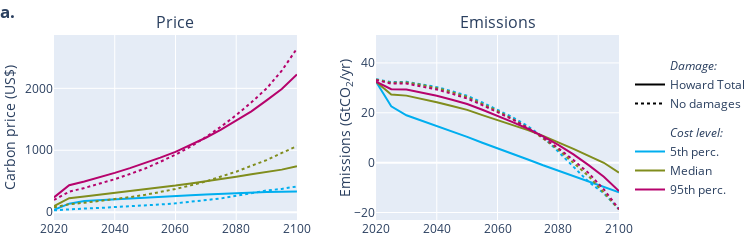
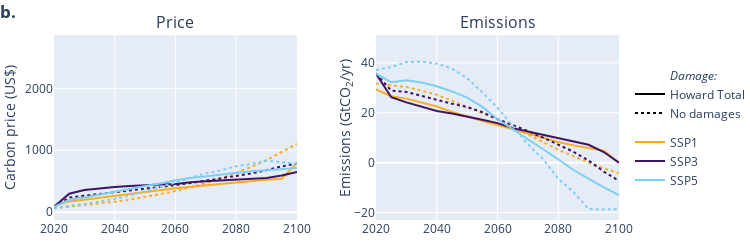
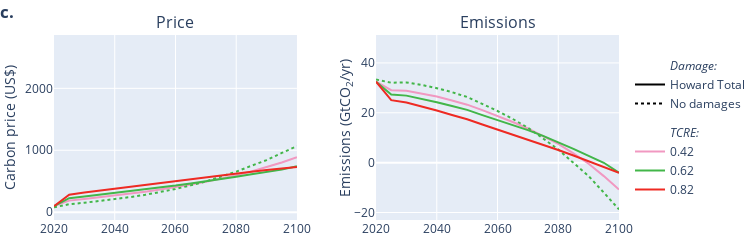
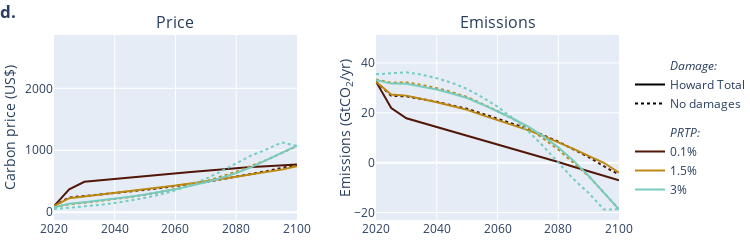

Write notebook code for charts like these, in order.
### Markdown cell above
## Individual factors

### Code cell
lowdamage = 'No damages'

fig1 = plot_individual(df_CE, 'cost_level', letter='a', legend_title='Cost level', lowdamage=lowdamage, r=default_r, elasmu=default_elasmu)
fig1.show()

fig2 = plot_individual(df_CE, 'SSP', ['SSP1', 'SSP3', 'SSP5'], 3, letter='b', lowdamage=lowdamage, r=default_r, elasmu=default_elasmu)
fig2.show()

fig3 = plot_individual(df_CE, 'TCRE', 'all', 6, letter='c', legend_title='TCRE', lowdamage=lowdamage, r=default_r, elasmu=default_elasmu)
fig3.show()

fig4 = plot_individual(df_CE, param_columns[-1], 'all', 11, letter='d', legend_title='PRTP', lowdamage=lowdamage, elasmu=default_elasmu)
fig4.show()

### Figure 1 — Plotly figure (JSON) as saved in the notebook; plotly's stock layout.template omitted (floating-point values rounded to 4 significant figures)
{"data": [{"legendgroup": "damage", "line": {"color": "rgba(0,0,0,0)"}, "mode": "lines", "name": "<i>Damage:</i>", "type": "scatter", "x": [null], "y": [null]}, {"hovertemplate": "cost_level=5th perc.<br>damage=Howard Total<br>name=SSP2 damageHowardTotal 0.00062 p05 0.015<br>year=%{x}<br>p=%{y}<extra></extra>", "legendgroup": "all", "line": {"color": "#00AEEF", "dash": "solid"}, "mode": "lines", "name": "5th perc.", "orientation": "v", "showlegend": false, "type": "scatter", "x": [2020, 2025, 2030, 2035, 2040, 2045, 2050, 2055, 2060, 2065, 2070, 2075, 2080, 2085, 2090, 2095, 2100], "xaxis": "x", "y": [37.98, 137.0, 178.1, 193.4, 207.9, 222.7, 235.7, 249.6, 261.1, 274.7, 285.9, 297.6, 306.6, 316.5, 323.6, 330.6, 335.4], "yaxis": "y"}, {"legendgroup": "damage", "line": {"color": "#000", "dash": "solid"}, "mode": "lines", "name": "Howard Total", "showlegend": true, "type": "scatter", "x": [null], "xaxis": "x", "y": [null], "yaxis": "y"}, {"hovertemplate": "cost_level=5th perc.<br>damage=No damages<br>name=SSP2 nodamage 0.00062 p05 0.015<br>year=%{x}<br>p=%{y}<extra></extra>", "legendgroup": "all", "line": {"color": "#00AEEF", "dash": "dot"}, "mode": "lines", "name": "5th perc.", "orientation": "v", "showlegend": false, "type": "scatter", "x": [2020, 2025, 2030, 2035, 2040, 2045, 2050, 2055, 2060, 2065, 2070, 2075, 2080, 2085, 2090, 2095, 2100], "xaxis": "x", "y": [29.68, 48.61, 57.94, 67.9, 79.24, 92.31, 106.6, 123.7, 142.3, 165.1, 190.5, 221.0, 264.2, 308.4, 350.0, 375.4, 415.6], "yaxis": "y"}, {"legendgroup": "damage", "line": {"color": "#000", "dash": "dot"}, "mode": "lines", "name": "No damages", "showlegend": true, "type": "scatter", "x": [null], "xaxis": "x", "y": [null], "yaxis": "y"}, {"hovertemplate": "cost_level=Median<br>damage=Howard Total<br>name=SSP2 damageHowardTotal 0.00062 p50 0.015<br>year=%{x}<br>p=%{y}<extra></extra>", "legendgroup": "all", "line": {"color": "#808D1D", "dash": "solid"}, "mode": "lines", "name": "Median", "orientation": "v", "showlegend": false, "type": "scatter", "x": [2020, 2025, 2030, 2035, 2040, 2045, 2050, 2055, 2060, 2065, 2070, 2075, 2080, 2085, 2090, 2095, 2100], "xaxis": "x", "y": [97.13, 225.9, 253.0, 281.3, 310.4, 339.0, 367.2, 400.2, 429.0, 464.5, 496.4, 533.4, 570.8, 611.6, 650.7, 686.8, 742.5], "yaxis": "y"}, {"hovertemplate": "cost_level=Median<br>damage=No damages<br>name=SSP2 nodamage 0.00062 p50 0.015<br>year=%{x}<br>p=%{y}<extra></extra>", "legendgroup": "all", "line": {"color": "#808D1D", "dash": "dot"}, "mode": "lines", "name": "Median", "orientation": "v", "showlegend": false, "type": "scatter", "x": [2020, 2025, 2030, 2035, 2040, 2045, 2050, 2055, 2060, 2065, 2070, 2075, 2080, 2085, 2090, 2095, 2100], "xaxis": "x", "y": [77.37, 128.4, 151.5, 178.1, 209.2, 242.1, 279.6, 324.6, 373.5, 432.7, 496.4, 575.7, 653.6, 749.3, 840.2, 956.3, 1068.0], "yaxis": "y"}, {"hovertemplate": "cost_level=95th perc.<br>damage=Howard Total<br>name=SSP2 damageHowardTotal 0.00062 p95 0.015<br>year=%{x}<br>p=%{y}<extra></extra>", "legendgroup": "all", "line": {"color": "#B6036C", "dash": "solid"}, "mode": "lines", "name": "95th perc.", "orientation": "v", "showlegend": false, "type": "scatter", "x": [2020, 2025, 2030, 2035, 2040, 2045, 2050, 2055, 2060, 2065, 2070, 2075, 2080, 2085, 2090, 2095, 2100], "xaxis": "x", "y": [238.5, 434.5, 495.8, 563.2, 634.6, 711.5, 789.6, 879.9, 974.6, 1088.0, 1202.0, 1332.0, 1474.0, 1629.0, 1805.0, 1989.0, 2225.0], "yaxis": "y"}, {"hovertemplate": "cost_level=95th perc.<br>damage=No damages<br>name=SSP2 nodamage 0.00062 p95 0.015<br>year=%{x}<br>p=%{y}<extra></extra>", "legendgroup": "all", "line": {"color": "#B6036C", "dash": "dot"}, "mode": "lines", "name": "95th perc.", "orientation": "v", "showlegend": false, "type": "scatter", "x": [2020, 2025, 2030, 2035, 2040, 2045, 2050, 2055, 2060, 2065, 2070, 2075, 2080, 2085, 2090, 2095, 2100], "xaxis": "x", "y": [197.1, 329.4, 390.6, 456.4, 531.5, 616.2, 705.0, 813.9, 927.8, 1060.0, 1212.0, 1382.0, 1567.0, 1774.0, 1997.0, 2285.0, 2644.0], "yaxis": "y"}, {"legendgroup": "all", "line": {"color": "rgba(0,0,0,0)"}, "mode": "lines", "name": "<i>Cost level:</i>", "type": "scatter", "x": [null], "y": [null]}, {"hovertemplate": "cost_level=5th perc.<br>damage=Howard Total<br>name=SSP2 damageHowardTotal 0.00062 p05 0.015<br>year=%{x}<br>E=%{y}<extra></extra>", "legendgroup": "all", "line": {"color": "#00AEEF", "dash": "solid"}, "mode": "lines", "name": "5th perc.", "orientation": "v", "showlegend": true, "type": "scatter", "x": [2020, 2025, 2030, 2035, 2040, 2045, 2050, 2055, 2060, 2065, 2070, 2075, 2080, 2085, 2090, 2095, 2100], "xaxis": "x2", "y": [32.48, 22.59, 18.99, 16.86, 14.74, 12.49, 10.35, 7.967, 5.813, 3.472, 1.288, -1.048, -3.191, -5.506, -7.601, -9.841, -11.93], "yaxis": "y2"}, {"hovertemplate": "cost_level=5th perc.<br>damage=No damages<br>name=SSP2 nodamage 0.00062 p05 0.015<br>year=%{x}<br>E=%{y}<extra></extra>", "legendgroup": "all", "line": {"color": "#00AEEF", "dash": "dot"}, "mode": "lines", "name": "5th perc.", "orientation": "v", "showlegend": false, "type": "scatter", "x": [2020, 2025, 2030, 2035, 2040, 2045, 2050, 2055, 2060, 2065, 2070, 2075, 2080, 2085, 2090, 2095, 2100], "xaxis": "x2", "y": [33.44, 32.28, 32.4, 31.49, 30.29, 28.66, 26.79, 24.14, 21.31, 18.17, 14.59, 10.31, 4.421, -1.718, -7.716, -12.29, -18.73], "yaxis": "y2"}, {"hovertemplate": "cost_level=Median<br>damage=Howard Total<br>name=SSP2 damageHowardTotal 0.00062 p50 0.015<br>year=%{x}<br>E=%{y}<extra></extra>", "legendgroup": "all", "line": {"color": "#808D1D", "dash": "solid"}, "mode": "lines", "name": "Median", "orientation": "v", "showlegend": true, "type": "scatter", "x": [2020, 2025, 2030, 2035, 2040, 2045, 2050, 2055, 2060, 2065, 2070, 2075, 2080, 2085, 2090, 2095, 2100], "xaxis": "x2", "y": [32.48, 27.28, 26.88, 25.62, 24.25, 22.73, 21.15, 19.05, 17.12, 15.05, 13.04, 10.73, 8.266, 5.511, 2.717, -0.05076, -3.991], "yaxis": "y2"}, {"hovertemplate": "cost_level=Median<br>damage=No damages<br>name=SSP2 nodamage 0.00062 p50 0.015<br>year=%{x}<br>E=%{y}<extra></extra>", "legendgroup": "all", "line": {"color": "#808D1D", "dash": "dot"}, "mode": "lines", "name": "Median", "orientation": "v", "showlegend": false, "type": "scatter", "x": [2020, 2025, 2030, 2035, 2040, 2045, 2050, 2055, 2060, 2065, 2070, 2075, 2080, 2085, 2090, 2095, 2100], "xaxis": "x2", "y": [33.34, 32.04, 32.19, 31.19, 29.87, 28.26, 26.32, 23.62, 20.72, 17.53, 14.02, 9.692, 5.277, -0.08505, -5.382, -12.02, -18.74], "yaxis": "y2"}, {"hovertemplate": "cost_level=95th perc.<br>damage=Howard Total<br>name=SSP2 damageHowardTotal 0.00062 p95 0.015<br>year=%{x}<br>E=%{y}<extra></extra>", "legendgroup": "all", "line": {"color": "#B6036C", "dash": "solid"}, "mode": "lines", "name": "95th perc.", "orientation": "v", "showlegend": true, "type": "scatter", "x": [2020, 2025, 2030, 2035, 2040, 2045, 2050, 2055, 2060, 2065, 2070, 2075, 2080, 2085, 2090, 2095, 2100], "xaxis": "x2", "y": [32.48, 29.47, 29.3, 28.15, 26.83, 25.22, 23.52, 21.22, 18.83, 16.28, 13.6, 10.53, 7.112, 3.304, -1.002, -5.633, -11.41], "yaxis": "y2"}, {"hovertemplate": "cost_level=95th perc.<br>damage=No damages<br>name=SSP2 nodamage 0.00062 p95 0.015<br>year=%{x}<br>E=%{y}<extra></extra>", "legendgroup": "all", "line": {"color": "#B6036C", "dash": "dot"}, "mode": "lines", "name": "95th perc.", "orientation": "v", "showlegend": false, "type": "scatter", "x": [2020, 2025, 2030, 2035, 2040, 2045, 2050, 2055, 2060, 2065, 2070, 2075, 2080, 2085, 2090, 2095, 2100], "xaxis": "x2", "y": [33.15, 31.7, 31.7, 30.67, 29.34, 27.62, 25.73, 23.06, 20.28, 17.36, 13.92, 10.08, 5.808, 1.014, -4.197, -10.74, -18.66], "yaxis": "y2"}], "layout": {"annotations": [{"font": {"size": 16}, "showarrow": false, "text": "Price", "x": 0.215, "xanchor": "center", "xref": "paper", "y": 1, "yanchor": "bottom", "yref": "paper"}, {"font": {"size": 16}, "showarrow": false, "text": "Emissions", "x": 0.785, "xanchor": "center", "xref": "paper", "y": 1, "yanchor": "bottom", "yref": "paper"}], "height": 250, "legend": {"y": 0.5}, "margin": {"b": 30, "l": 0, "t": 35}, "title": {"text": "<b>a.</b>", "x": 0}, "width": 750, "xaxis": {"anchor": "y", "domain": [0, 0.43], "range": [2020, 2100]}, "xaxis2": {"anchor": "y2", "domain": [0.57, 1], "range": [2020, 2100]}, "yaxis": {"anchor": "x", "domain": [0, 1], "range": [-127, 2862], "title": {"text": "Carbon price (US$)"}}, "yaxis2": {"anchor": "x2", "domain": [0, 1], "range": [-23, 51.19], "title": {"standoff": 0, "text": "Emissions (GtCO<sub>2</sub>/yr)"}}}}

### Figure 2 — Plotly figure (JSON) as saved in the notebook; plotly's stock layout.template omitted (floating-point values rounded to 4 significant figures)
{"data": [{"legendgroup": "damage", "line": {"color": "rgba(0,0,0,0)"}, "mode": "lines", "name": "<i>Damage:</i>", "type": "scatter", "x": [null], "y": [null]}, {"hovertemplate": "SSP=SSP1<br>damage=Howard Total<br>name=SSP1 damageHowardTotal 0.00062 p50 0.015<br>year=%{x}<br>p=%{y}<extra></extra>", "legendgroup": "all", "line": {"color": "#FAAD1E", "dash": "solid"}, "mode": "lines", "name": "SSP1", "orientation": "v", "showlegend": false, "type": "scatter", "x": [2020, 2025, 2030, 2035, 2040, 2045, 2050, 2055, 2060, 2065, 2070, 2075, 2080, 2085, 2090, 2095, 2100], "xaxis": "x", "y": [103.6, 173.3, 200.3, 232.7, 265.4, 297.9, 327.7, 357.6, 384.6, 411.2, 435.6, 458.6, 480.2, 501.5, 521.8, 540.0, 796.5], "yaxis": "y"}, {"legendgroup": "damage", "line": {"color": "#000", "dash": "solid"}, "mode": "lines", "name": "Howard Total", "showlegend": true, "type": "scatter", "x": [null], "xaxis": "x", "y": [null], "yaxis": "y"}, {"hovertemplate": "SSP=SSP1<br>damage=No damages<br>name=SSP1 nodamage 0.00062 p50 0.015<br>year=%{x}<br>p=%{y}<extra></extra>", "legendgroup": "all", "line": {"color": "#FAAD1E", "dash": "dot"}, "mode": "lines", "name": "SSP1", "orientation": "v", "showlegend": false, "type": "scatter", "x": [2020, 2025, 2030, 2035, 2040, 2045, 2050, 2055, 2060, 2065, 2070, 2075, 2080, 2085, 2090, 2095, 2100], "xaxis": "x", "y": [62.9, 88.37, 109.0, 136.3, 168.2, 203.7, 243.9, 291.0, 341.5, 400.1, 467.6, 542.6, 631.0, 730.8, 840.8, 972.5, 1104.0], "yaxis": "y"}, {"legendgroup": "damage", "line": {"color": "#000", "dash": "dot"}, "mode": "lines", "name": "No damages", "showlegend": true, "type": "scatter", "x": [null], "xaxis": "x", "y": [null], "yaxis": "y"}, {"hovertemplate": "SSP=SSP3<br>damage=Howard Total<br>name=SSP3 damageHowardTotal 0.00062 p50 0.015<br>year=%{x}<br>p=%{y}<extra></extra>", "legendgroup": "all", "line": {"color": "#3F1464", "dash": "solid"}, "mode": "lines", "name": "SSP3", "orientation": "v", "showlegend": false, "type": "scatter", "x": [2020, 2025, 2030, 2035, 2040, 2045, 2050, 2055, 2060, 2065, 2070, 2075, 2080, 2085, 2090, 2095, 2100], "xaxis": "x", "y": [84.31, 296.6, 357.0, 382.8, 405.2, 421.3, 437.4, 445.0, 454.1, 482.9, 497.9, 511.8, 524.9, 538.4, 551.4, 590.6, 650.2], "yaxis": "y"}, {"hovertemplate": "SSP=SSP3<br>damage=No damages<br>name=SSP3 nodamage 0.00062 p50 0.015<br>year=%{x}<br>p=%{y}<extra></extra>", "legendgroup": "all", "line": {"color": "#3F1464", "dash": "dot"}, "mode": "lines", "name": "SSP3", "orientation": "v", "showlegend": false, "type": "scatter", "x": [2020, 2025, 2030, 2035, 2040, 2045, 2050, 2055, 2060, 2065, 2070, 2075, 2080, 2085, 2090, 2095, 2100], "xaxis": "x", "y": [83.89, 234.3, 265.5, 292.7, 321.9, 349.2, 374.7, 396.9, 436.2, 471.0, 505.5, 545.5, 585.6, 625.7, 676.1, 739.6, 784.6], "yaxis": "y"}, {"hovertemplate": "SSP=SSP5<br>damage=Howard Total<br>name=SSP5 damageHowardTotal 0.00062 p50 0.015<br>year=%{x}<br>p=%{y}<extra></extra>", "legendgroup": "all", "line": {"color": "#7CCFF2", "dash": "solid"}, "mode": "lines", "name": "SSP5", "orientation": "v", "showlegend": false, "type": "scatter", "x": [2020, 2025, 2030, 2035, 2040, 2045, 2050, 2055, 2060, 2065, 2070, 2075, 2080, 2085, 2090, 2095, 2100], "xaxis": "x", "y": [83.89, 202.0, 238.1, 286.7, 332.1, 379.7, 421.9, 462.9, 516.1, 553.2, 581.9, 609.5, 632.1, 659.4, 678.1, 696.1, 712.1], "yaxis": "y"}, {"hovertemplate": "SSP=SSP5<br>damage=No damages<br>name=SSP5 nodamage 0.00062 p50 0.015<br>year=%{x}<br>p=%{y}<extra></extra>", "legendgroup": "all", "line": {"color": "#7CCFF2", "dash": "dot"}, "mode": "lines", "name": "SSP5", "orientation": "v", "showlegend": false, "type": "scatter", "x": [2020, 2025, 2030, 2035, 2040, 2045, 2050, 2055, 2060, 2065, 2070, 2075, 2080, 2085, 2090, 2095, 2100], "xaxis": "x", "y": [58.28, 103.5, 131.4, 170.2, 214.2, 268.8, 336.6, 406.5, 477.0, 557.4, 628.8, 674.4, 742.7, 777.8, 833.2, 806.3, 780.5], "yaxis": "y"}, {"hovertemplate": "SSP=SSP1<br>damage=Howard Total<br>name=SSP1 damageHowardTotal 0.00062 p50 0.015<br>year=%{x}<br>E=%{y}<extra></extra>", "legendgroup": "all", "line": {"color": "#FAAD1E", "dash": "solid"}, "mode": "lines", "name": "SSP1", "orientation": "v", "showlegend": true, "type": "scatter", "x": [2020, 2025, 2030, 2035, 2040, 2045, 2050, 2055, 2060, 2065, 2070, 2075, 2080, 2085, 2090, 2095, 2100], "xaxis": "x2", "y": [29.36, 26.58, 25.67, 24.09, 22.5, 20.37, 18.44, 16.68, 15.1, 13.35, 11.78, 9.906, 8.267, 6.925, 5.745, 4.802, -7.237e-07], "yaxis": "y2"}, {"hovertemplate": "SSP=SSP1<br>damage=No damages<br>name=SSP1 nodamage 0.00062 p50 0.015<br>year=%{x}<br>E=%{y}<extra></extra>", "legendgroup": "all", "line": {"color": "#FAAD1E", "dash": "dot"}, "mode": "lines", "name": "SSP1", "orientation": "v", "showlegend": false, "type": "scatter", "x": [2020, 2025, 2030, 2035, 2040, 2045, 2050, 2055, 2060, 2065, 2070, 2075, 2080, 2085, 2090, 2095, 2100], "xaxis": "x2", "y": [31.73, 30.88, 30.31, 28.88, 27.26, 24.82, 22.32, 19.82, 17.32, 14.43, 11.49, 8.232, 5.163, 2.435, -0.001816, -2.326, -4.198], "yaxis": "y2"}, {"hovertemplate": "SSP=SSP3<br>damage=Howard Total<br>name=SSP3 damageHowardTotal 0.00062 p50 0.015<br>year=%{x}<br>E=%{y}<extra></extra>", "legendgroup": "all", "line": {"color": "#3F1464", "dash": "solid"}, "mode": "lines", "name": "SSP3", "orientation": "v", "showlegend": true, "type": "scatter", "x": [2020, 2025, 2030, 2035, 2040, 2045, 2050, 2055, 2060, 2065, 2070, 2075, 2080, 2085, 2090, 2095, 2100], "xaxis": "x2", "y": [35.65, 26.24, 24.15, 22.35, 20.71, 19.67, 18.56, 17.2, 15.85, 13.84, 12.46, 11.15, 9.841, 8.523, 7.155, 4.249, -0.04655], "yaxis": "y2"}, {"hovertemplate": "SSP=SSP3<br>damage=No damages<br>name=SSP3 nodamage 0.00062 p50 0.015<br>year=%{x}<br>E=%{y}<extra></extra>", "legendgroup": "all", "line": {"color": "#3F1464", "dash": "dot"}, "mode": "lines", "name": "SSP3", "orientation": "v", "showlegend": false, "type": "scatter", "x": [2020, 2025, 2030, 2035, 2040, 2045, 2050, 2055, 2060, 2065, 2070, 2075, 2080, 2085, 2090, 2095, 2100], "xaxis": "x2", "y": [35.65, 28.91, 28.34, 26.71, 24.97, 23.65, 22.29, 20.24, 17.39, 15.07, 12.7, 10.03, 7.24, 4.376, 0.8372, -3.576, -7.296], "yaxis": "y2"}, {"hovertemplate": "SSP=SSP5<br>damage=Howard Total<br>name=SSP5 damageHowardTotal 0.00062 p50 0.015<br>year=%{x}<br>E=%{y}<extra></extra>", "legendgroup": "all", "line": {"color": "#7CCFF2", "dash": "solid"}, "mode": "lines", "name": "SSP5", "orientation": "v", "showlegend": true, "type": "scatter", "x": [2020, 2025, 2030, 2035, 2040, 2045, 2050, 2055, 2060, 2065, 2070, 2075, 2080, 2085, 2090, 2095, 2100], "xaxis": "x2", "y": [35.63, 32.28, 33.05, 32.1, 30.64, 28.56, 26.08, 22.36, 17.4, 13.36, 9.519, 5.286, 1.38, -2.958, -6.545, -9.923, -13.02], "yaxis": "y2"}, {"hovertemplate": "SSP=SSP5<br>damage=No damages<br>name=SSP5 nodamage 0.00062 p50 0.015<br>year=%{x}<br>E=%{y}<extra></extra>", "legendgroup": "all", "line": {"color": "#7CCFF2", "dash": "dot"}, "mode": "lines", "name": "SSP5", "orientation": "v", "showlegend": false, "type": "scatter", "x": [2020, 2025, 2030, 2035, 2040, 2045, 2050, 2055, 2060, 2065, 2070, 2075, 2080, 2085, 2090, 2095, 2100], "xaxis": "x2", "y": [37.11, 38.35, 40.32, 40.51, 39.71, 37.73, 33.89, 28.21, 22.01, 14.74, 7.398, 1.43, -6.458, -11.77, -18.62, -18.76, -18.66], "yaxis": "y2"}], "layout": {"annotations": [{"font": {"size": 16}, "showarrow": false, "text": "Price", "x": 0.215, "xanchor": "center", "xref": "paper", "y": 1, "yanchor": "bottom", "yref": "paper"}, {"font": {"size": 16}, "showarrow": false, "text": "Emissions", "x": 0.785, "xanchor": "center", "xref": "paper", "y": 1, "yanchor": "bottom", "yref": "paper"}], "height": 250, "legend": {"y": 0.5}, "margin": {"b": 30, "l": 0, "t": 35}, "title": {"text": "<b>b.</b>", "x": 0}, "width": 750, "xaxis": {"anchor": "y", "domain": [0, 0.43], "range": [2020, 2100]}, "xaxis2": {"anchor": "y2", "domain": [0.57, 1], "range": [2020, 2100]}, "yaxis": {"anchor": "x", "domain": [0, 1], "range": [-127, 2862], "title": {"text": "Carbon price (US$)"}}, "yaxis2": {"anchor": "x2", "domain": [0, 1], "range": [-23, 51.19], "title": {"standoff": 0, "text": "Emissions (GtCO<sub>2</sub>/yr)"}}}}

### Figure 3 — Plotly figure (JSON) as saved in the notebook; plotly's stock layout.template omitted (floating-point values rounded to 4 significant figures)
{"data": [{"legendgroup": "damage", "line": {"color": "rgba(0,0,0,0)"}, "mode": "lines", "name": "<i>Damage:</i>", "type": "scatter", "x": [null], "y": [null]}, {"hovertemplate": "TCRE=0.42<br>damage=Howard Total<br>name=SSP2 damageHowardTotal 0.00042 p50 0.015<br>year=%{x}<br>p=%{y}<extra></extra>", "legendgroup": "all", "line": {"color": "#F198C1", "dash": "solid"}, "mode": "lines", "name": "0.42", "orientation": "v", "showlegend": false, "type": "scatter", "x": [2020, 2025, 2030, 2035, 2040, 2045, 2050, 2055, 2060, 2065, 2070, 2075, 2080, 2085, 2090, 2095, 2100], "xaxis": "x", "y": [97.13, 186.2, 212.5, 239.8, 267.4, 299.1, 329.6, 364.9, 401.5, 445.5, 490.5, 540.4, 594.1, 655.7, 722.5, 801.8, 885.7], "yaxis": "y"}, {"legendgroup": "damage", "line": {"color": "#000", "dash": "solid"}, "mode": "lines", "name": "Howard Total", "showlegend": true, "type": "scatter", "x": [null], "xaxis": "x", "y": [null], "yaxis": "y"}, {"hovertemplate": "TCRE=0.62<br>damage=Howard Total<br>name=SSP2 damageHowardTotal 0.00062 p50 0.015<br>year=%{x}<br>p=%{y}<extra></extra>", "legendgroup": "all", "line": {"color": "#42B649", "dash": "solid"}, "mode": "lines", "name": "0.62", "orientation": "v", "showlegend": false, "type": "scatter", "x": [2020, 2025, 2030, 2035, 2040, 2045, 2050, 2055, 2060, 2065, 2070, 2075, 2080, 2085, 2090, 2095, 2100], "xaxis": "x", "y": [97.13, 225.9, 253.0, 281.3, 310.4, 339.0, 367.2, 400.2, 429.0, 464.5, 496.4, 533.4, 570.8, 611.6, 650.7, 686.8, 742.5], "yaxis": "y"}, {"hovertemplate": "TCRE=0.62<br>damage=No damages<br>name=SSP2 nodamage 0.00062 p50 0.015<br>year=%{x}<br>p=%{y}<extra></extra>", "legendgroup": "all", "line": {"color": "#42B649", "dash": "dot"}, "mode": "lines", "name": "0.62", "orientation": "v", "showlegend": false, "type": "scatter", "x": [2020, 2025, 2030, 2035, 2040, 2045, 2050, 2055, 2060, 2065, 2070, 2075, 2080, 2085, 2090, 2095, 2100], "xaxis": "x", "y": [77.37, 128.4, 151.5, 178.1, 209.2, 242.1, 279.6, 324.6, 373.5, 432.7, 496.4, 575.7, 653.6, 749.3, 840.2, 956.3, 1068.0], "yaxis": "y"}, {"legendgroup": "damage", "line": {"color": "#000", "dash": "dot"}, "mode": "lines", "name": "No damages", "showlegend": true, "type": "scatter", "x": [null], "xaxis": "x", "y": [null], "yaxis": "y"}, {"hovertemplate": "TCRE=0.82<br>damage=Howard Total<br>name=SSP2 damageHowardTotal 0.00082 p50 0.015<br>year=%{x}<br>p=%{y}<extra></extra>", "legendgroup": "all", "line": {"color": "#EE2A23", "dash": "solid"}, "mode": "lines", "name": "0.82", "orientation": "v", "showlegend": false, "type": "scatter", "x": [2020, 2025, 2030, 2035, 2040, 2045, 2050, 2055, 2060, 2065, 2070, 2075, 2080, 2085, 2090, 2095, 2100], "xaxis": "x", "y": [97.13, 281.7, 316.8, 348.1, 379.7, 412.9, 441.4, 473.3, 502.2, 535.1, 563.9, 596.0, 624.2, 652.6, 680.1, 708.0, 731.2], "yaxis": "y"}, {"legendgroup": "all", "line": {"color": "rgba(0,0,0,0)"}, "mode": "lines", "name": "<i>TCRE:</i>", "type": "scatter", "x": [null], "y": [null]}, {"hovertemplate": "TCRE=0.42<br>damage=Howard Total<br>name=SSP2 damageHowardTotal 0.00042 p50 0.015<br>year=%{x}<br>E=%{y}<extra></extra>", "legendgroup": "all", "line": {"color": "#F198C1", "dash": "solid"}, "mode": "lines", "name": "0.42", "orientation": "v", "showlegend": true, "type": "scatter", "x": [2020, 2025, 2030, 2035, 2040, 2045, 2050, 2055, 2060, 2065, 2070, 2075, 2080, 2085, 2090, 2095, 2100], "xaxis": "x2", "y": [32.48, 29.05, 28.83, 27.71, 26.49, 24.89, 23.26, 21.05, 18.76, 16.31, 13.69, 10.75, 7.489, 3.708, -0.452, -5.394, -10.8], "yaxis": "y2"}, {"hovertemplate": "TCRE=0.62<br>damage=Howard Total<br>name=SSP2 damageHowardTotal 0.00062 p50 0.015<br>year=%{x}<br>E=%{y}<extra></extra>", "legendgroup": "all", "line": {"color": "#42B649", "dash": "solid"}, "mode": "lines", "name": "0.62", "orientation": "v", "showlegend": true, "type": "scatter", "x": [2020, 2025, 2030, 2035, 2040, 2045, 2050, 2055, 2060, 2065, 2070, 2075, 2080, 2085, 2090, 2095, 2100], "xaxis": "x2", "y": [32.48, 27.28, 26.88, 25.62, 24.25, 22.73, 21.15, 19.05, 17.12, 15.05, 13.04, 10.73, 8.266, 5.511, 2.717, -0.05076, -3.991], "yaxis": "y2"}, {"hovertemplate": "TCRE=0.62<br>damage=No damages<br>name=SSP2 nodamage 0.00062 p50 0.015<br>year=%{x}<br>E=%{y}<extra></extra>", "legendgroup": "all", "line": {"color": "#42B649", "dash": "dot"}, "mode": "lines", "name": "0.62", "orientation": "v", "showlegend": false, "type": "scatter", "x": [2020, 2025, 2030, 2035, 2040, 2045, 2050, 2055, 2060, 2065, 2070, 2075, 2080, 2085, 2090, 2095, 2100], "xaxis": "x2", "y": [33.34, 32.04, 32.19, 31.19, 29.87, 28.26, 26.32, 23.62, 20.72, 17.53, 14.02, 9.692, 5.277, -0.08505, -5.382, -12.02, -18.74], "yaxis": "y2"}, {"hovertemplate": "TCRE=0.82<br>damage=Howard Total<br>name=SSP2 damageHowardTotal 0.00082 p50 0.015<br>year=%{x}<br>E=%{y}<extra></extra>", "legendgroup": "all", "line": {"color": "#EE2A23", "dash": "solid"}, "mode": "lines", "name": "0.82", "orientation": "v", "showlegend": true, "type": "scatter", "x": [2020, 2025, 2030, 2035, 2040, 2045, 2050, 2055, 2060, 2065, 2070, 2075, 2080, 2085, 2090, 2095, 2100], "xaxis": "x2", "y": [32.48, 25.05, 24.1, 22.56, 20.94, 19.11, 17.41, 15.31, 13.32, 11.3, 9.353, 7.19, 5.093, 2.887, 0.6295, -1.766, -4.072], "yaxis": "y2"}], "layout": {"annotations": [{"font": {"size": 16}, "showarrow": false, "text": "Price", "x": 0.215, "xanchor": "center", "xref": "paper", "y": 1, "yanchor": "bottom", "yref": "paper"}, {"font": {"size": 16}, "showarrow": false, "text": "Emissions", "x": 0.785, "xanchor": "center", "xref": "paper", "y": 1, "yanchor": "bottom", "yref": "paper"}], "height": 250, "legend": {"y": 0.5}, "margin": {"b": 30, "l": 0, "t": 35}, "title": {"text": "<b>c.</b>", "x": 0}, "width": 750, "xaxis": {"anchor": "y", "domain": [0, 0.43], "range": [2020, 2100]}, "xaxis2": {"anchor": "y2", "domain": [0.57, 1], "range": [2020, 2100]}, "yaxis": {"anchor": "x", "domain": [0, 1], "range": [-127, 2862], "title": {"text": "Carbon price (US$)"}}, "yaxis2": {"anchor": "x2", "domain": [0, 1], "range": [-23, 51.19], "title": {"standoff": 0, "text": "Emissions (GtCO<sub>2</sub>/yr)"}}}}

### Figure 4 — Plotly figure (JSON) as saved in the notebook; plotly's stock layout.template omitted (floating-point values rounded to 4 significant figures)
{"data": [{"legendgroup": "damage", "line": {"color": "rgba(0,0,0,0)"}, "mode": "lines", "name": "<i>Damage:</i>", "type": "scatter", "x": [null], "y": [null]}, {"hovertemplate": "r=0.1%<br>damage=Howard Total<br>name=SSP2 damageHowardTotal 0.00062 p50 0.001<br>year=%{x}<br>p=%{y}<extra></extra>", "legendgroup": "all", "line": {"color": "#511607", "dash": "solid"}, "mode": "lines", "name": "0.1%", "orientation": "v", "showlegend": false, "type": "scatter", "x": [2020, 2025, 2030, 2035, 2040, 2045, 2050, 2055, 2060, 2065, 2070, 2075, 2080, 2085, 2090, 2095, 2100], "xaxis": "x", "y": [97.13, 370.0, 489.6, 513.7, 537.0, 562.9, 582.5, 607.1, 625.5, 649.2, 670.3, 691.5, 708.5, 727.3, 742.1, 759.2, 769.2], "yaxis": "y"}, {"legendgroup": "damage", "line": {"color": "#000", "dash": "solid"}, "mode": "lines", "name": "Howard Total", "showlegend": true, "type": "scatter", "x": [null], "xaxis": "x", "y": [null], "yaxis": "y"}, {"hovertemplate": "r=0.1%<br>damage=No damages<br>name=SSP2 nodamage 0.00062 p50 0.001<br>year=%{x}<br>p=%{y}<extra></extra>", "legendgroup": "all", "line": {"color": "#511607", "dash": "dot"}, "mode": "lines", "name": "0.1%", "orientation": "v", "showlegend": false, "type": "scatter", "x": [2020, 2025, 2030, 2035, 2040, 2045, 2050, 2055, 2060, 2065, 2070, 2075, 2080, 2085, 2090, 2095, 2100], "xaxis": "x", "y": [97.13, 237.5, 259.8, 282.4, 307.6, 334.9, 359.8, 389.2, 419.5, 453.2, 488.3, 530.1, 570.4, 617.0, 661.9, 714.7, 758.2], "yaxis": "y"}, {"legendgroup": "damage", "line": {"color": "#000", "dash": "dot"}, "mode": "lines", "name": "No damages", "showlegend": true, "type": "scatter", "x": [null], "xaxis": "x", "y": [null], "yaxis": "y"}, {"hovertemplate": "r=1.5%<br>damage=Howard Total<br>name=SSP2 damageHowardTotal 0.00062 p50 0.015<br>year=%{x}<br>p=%{y}<extra></extra>", "legendgroup": "all", "line": {"color": "#BA8912", "dash": "solid"}, "mode": "lines", "name": "1.5%", "orientation": "v", "showlegend": false, "type": "scatter", "x": [2020, 2025, 2030, 2035, 2040, 2045, 2050, 2055, 2060, 2065, 2070, 2075, 2080, 2085, 2090, 2095, 2100], "xaxis": "x", "y": [97.13, 225.9, 253.0, 281.3, 310.4, 339.0, 367.2, 400.2, 429.0, 464.5, 496.4, 533.4, 570.8, 611.6, 650.7, 686.8, 742.5], "yaxis": "y"}, {"hovertemplate": "r=1.5%<br>damage=No damages<br>name=SSP2 nodamage 0.00062 p50 0.015<br>year=%{x}<br>p=%{y}<extra></extra>", "legendgroup": "all", "line": {"color": "#BA8912", "dash": "dot"}, "mode": "lines", "name": "1.5%", "orientation": "v", "showlegend": false, "type": "scatter", "x": [2020, 2025, 2030, 2035, 2040, 2045, 2050, 2055, 2060, 2065, 2070, 2075, 2080, 2085, 2090, 2095, 2100], "xaxis": "x", "y": [77.37, 128.4, 151.5, 178.1, 209.2, 242.1, 279.6, 324.6, 373.5, 432.7, 496.4, 575.7, 653.6, 749.3, 840.2, 956.3, 1068.0], "yaxis": "y"}, {"hovertemplate": "r=3%<br>damage=Howard Total<br>name=SSP2 damageHowardTotal 0.00062 p50 0.03<br>year=%{x}<br>p=%{y}<extra></extra>", "legendgroup": "all", "line": {"color": "#78CBBF", "dash": "solid"}, "mode": "lines", "name": "3%", "orientation": "v", "showlegend": false, "type": "scatter", "x": [2020, 2025, 2030, 2035, 2040, 2045, 2050, 2055, 2060, 2065, 2070, 2075, 2080, 2085, 2090, 2095, 2100], "xaxis": "x", "y": [79.57, 134.3, 159.9, 186.8, 216.8, 249.5, 283.8, 326.1, 370.1, 424.5, 482.0, 552.3, 632.3, 728.4, 839.5, 959.5, 1074.0], "yaxis": "y"}, {"hovertemplate": "r=3%<br>damage=No damages<br>name=SSP2 nodamage 0.00062 p50 0.03<br>year=%{x}<br>p=%{y}<extra></extra>", "legendgroup": "all", "line": {"color": "#78CBBF", "dash": "dot"}, "mode": "lines", "name": "3%", "orientation": "v", "showlegend": false, "type": "scatter", "x": [2020, 2025, 2030, 2035, 2040, 2045, 2050, 2055, 2060, 2065, 2070, 2075, 2080, 2085, 2090, 2095, 2100], "xaxis": "x", "y": [48.74, 71.28, 90.7, 116.3, 148.1, 185.2, 231.1, 286.5, 351.8, 440.8, 538.1, 658.6, 791.2, 916.8, 1012.0, 1127.0, 1070.0], "yaxis": "y"}, {"legendgroup": "all", "line": {"color": "rgba(0,0,0,0)"}, "mode": "lines", "name": "<i>PRTP:</i>", "type": "scatter", "x": [null], "y": [null]}, {"hovertemplate": "r=0.1%<br>damage=Howard Total<br>name=SSP2 damageHowardTotal 0.00062 p50 0.001<br>year=%{x}<br>E=%{y}<extra></extra>", "legendgroup": "all", "line": {"color": "#511607", "dash": "solid"}, "mode": "lines", "name": "0.1%", "orientation": "v", "showlegend": true, "type": "scatter", "x": [2020, 2025, 2030, 2035, 2040, 2045, 2050, 2055, 2060, 2065, 2070, 2075, 2080, 2085, 2090, 2095, 2100], "xaxis": "x2", "y": [32.48, 21.92, 17.8, 16.05, 14.37, 12.55, 10.95, 9.028, 7.366, 5.565, 3.801, 1.97, 0.2422, -1.635, -3.393, -5.381, -7.116], "yaxis": "y2"}, {"hovertemplate": "r=0.1%<br>damage=No damages<br>name=SSP2 nodamage 0.00062 p50 0.001<br>year=%{x}<br>E=%{y}<extra></extra>", "legendgroup": "all", "line": {"color": "#511607", "dash": "dot"}, "mode": "lines", "name": "0.1%", "orientation": "v", "showlegend": false, "type": "scatter", "x": [2020, 2025, 2030, 2035, 2040, 2045, 2050, 2055, 2060, 2065, 2070, 2075, 2080, 2085, 2090, 2095, 2100], "xaxis": "x2", "y": [32.48, 26.81, 26.58, 25.58, 24.41, 22.97, 21.58, 19.66, 17.68, 15.71, 13.57, 11.02, 8.408, 5.348, 2.235, -1.415, -4.816], "yaxis": "y2"}, {"hovertemplate": "r=1.5%<br>damage=Howard Total<br>name=SSP2 damageHowardTotal 0.00062 p50 0.015<br>year=%{x}<br>E=%{y}<extra></extra>", "legendgroup": "all", "line": {"color": "#BA8912", "dash": "solid"}, "mode": "lines", "name": "1.5%", "orientation": "v", "showlegend": true, "type": "scatter", "x": [2020, 2025, 2030, 2035, 2040, 2045, 2050, 2055, 2060, 2065, 2070, 2075, 2080, 2085, 2090, 2095, 2100], "xaxis": "x2", "y": [32.48, 27.28, 26.88, 25.62, 24.25, 22.73, 21.15, 19.05, 17.12, 15.05, 13.04, 10.73, 8.266, 5.511, 2.717, -0.05076, -3.991], "yaxis": "y2"}, {"hovertemplate": "r=1.5%<br>damage=No damages<br>name=SSP2 nodamage 0.00062 p50 0.015<br>year=%{x}<br>E=%{y}<extra></extra>", "legendgroup": "all", "line": {"color": "#BA8912", "dash": "dot"}, "mode": "lines", "name": "1.5%", "orientation": "v", "showlegend": false, "type": "scatter", "x": [2020, 2025, 2030, 2035, 2040, 2045, 2050, 2055, 2060, 2065, 2070, 2075, 2080, 2085, 2090, 2095, 2100], "xaxis": "x2", "y": [33.34, 32.04, 32.19, 31.19, 29.87, 28.26, 26.32, 23.62, 20.72, 17.53, 14.02, 9.692, 5.277, -0.08505, -5.382, -12.02, -18.74], "yaxis": "y2"}, {"hovertemplate": "r=3%<br>damage=Howard Total<br>name=SSP2 damageHowardTotal 0.00062 p50 0.03<br>year=%{x}<br>E=%{y}<extra></extra>", "legendgroup": "all", "line": {"color": "#78CBBF", "dash": "solid"}, "mode": "lines", "name": "3%", "orientation": "v", "showlegend": true, "type": "scatter", "x": [2020, 2025, 2030, 2035, 2040, 2045, 2050, 2055, 2060, 2065, 2070, 2075, 2080, 2085, 2090, 2095, 2100], "xaxis": "x2", "y": [33.2, 31.7, 31.67, 30.63, 29.33, 27.7, 25.91, 23.33, 20.67, 17.71, 14.5, 10.61, 6.138, 0.809, -5.293, -12.01, -18.76], "yaxis": "y2"}, {"hovertemplate": "r=3%<br>damage=No damages<br>name=SSP2 nodamage 0.00062 p50 0.03<br>year=%{x}<br>E=%{y}<extra></extra>", "legendgroup": "all", "line": {"color": "#78CBBF", "dash": "dot"}, "mode": "lines", "name": "3%", "orientation": "v", "showlegend": false, "type": "scatter", "x": [2020, 2025, 2030, 2035, 2040, 2045, 2050, 2055, 2060, 2065, 2070, 2075, 2080, 2085, 2090, 2095, 2100], "xaxis": "x2", "y": [35.43, 35.77, 36.24, 35.28, 33.87, 31.98, 29.55, 26.22, 22.44, 17.83, 12.78, 6.675, -0.03317, -6.593, -12.14, -18.75, -18.73], "yaxis": "y2"}], "layout": {"annotations": [{"font": {"size": 16}, "showarrow": false, "text": "Price", "x": 0.215, "xanchor": "center", "xref": "paper", "y": 1, "yanchor": "bottom", "yref": "paper"}, {"font": {"size": 16}, "showarrow": false, "text": "Emissions", "x": 0.785, "xanchor": "center", "xref": "paper", "y": 1, "yanchor": "bottom", "yref": "paper"}], "height": 250, "legend": {"y": 0.5}, "margin": {"b": 30, "l": 0, "t": 35}, "title": {"text": "<b>d.</b>", "x": 0}, "width": 750, "xaxis": {"anchor": "y", "domain": [0, 0.43], "range": [2020, 2100]}, "xaxis2": {"anchor": "y2", "domain": [0.57, 1], "range": [2020, 2100]}, "yaxis": {"anchor": "x", "domain": [0, 1], "range": [-127, 2862], "title": {"text": "Carbon price (US$)"}}, "yaxis2": {"anchor": "x2", "domain": [0, 1], "range": [-23, 51.19], "title": {"standoff": 0, "text": "Emissions (GtCO<sub>2</sub>/yr)"}}}}
